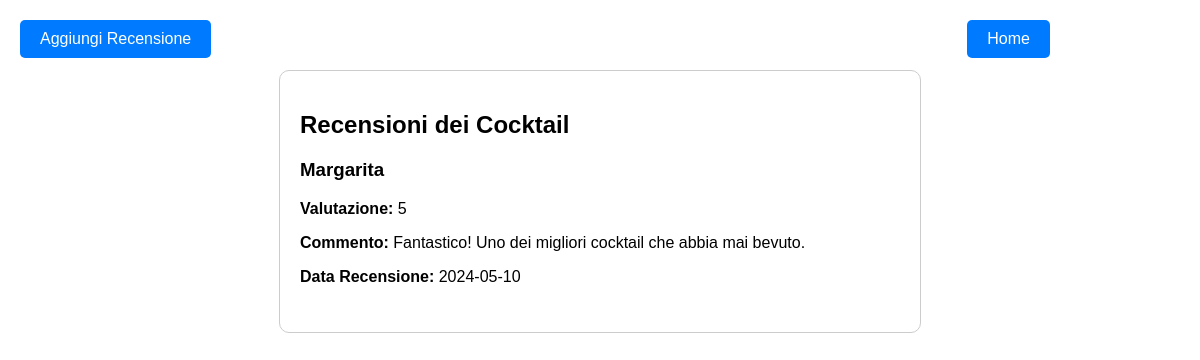
/visualizza_recensioni.php?cocktail_id=1 (signed in), run on the app's committed database.
### tables this page shows
CREATE TABLE `recensione` (
  `id` int(11) NOT NULL,
  `valutazione` int(11) NOT NULL,
  `commento` text DEFAULT NULL,
  `data_recensione` date NOT NULL,
  `id_cocktail` int(11) DEFAULT NULL,
  `id_utente` int(11) DEFAULT NULL
);

CREATE TABLE `cocktail` (
  `id` int(11) NOT NULL,
  `nome` varchar(100) NOT NULL,
  `descrizione` text DEFAULT NULL,
  `data_pubblicazione` date DEFAULT NULL,
  `immagine` varchar(255) DEFAULT NULL
);

### visualizza_recensioni.php (the view, shortened to what this page needs)
<!DOCTYPE html>
<html lang="it">
<head>
</head>
<body>
    <a href="index.php" class="home-link">Home</a>
    <a href="aggiungi_recensione.php?cocktail_id=<?php echo $cocktail_id; ?>" class="add-review-btn">Aggiungi Recensione</a>
    <div class="container">
        <h2>Recensioni dei Cocktail</h2>
        <?php
        $host = '127.0.0.1';
        $user = 'root';
        $pass = '';
        $dbName = 'DoYourCocktail';
        $conn = new mysqli($host, $user, $pass, $dbName);
        $cocktail_id = $_GET['cocktail_id'];
        $query = "SELECT c.nome AS nome_cocktail, r.valutazione, r.commento, r.data_recensione FROM recensione r JOIN cocktail c ON r.id_cocktail = c.id WHERE r.id_cocktail = $cocktail_id";
        $result = $conn->query($query);
        ?>
        <?php while ($row = $result->fetch_assoc()): ?>
            <div class="review">
                <h3><?php echo htmlspecialchars($row['nome_cocktail']); ?></h3>
                <p><strong>Valutazione:</strong> <?php echo htmlspecialchars($row['valutazione']); ?></p>
                <p><strong>Commento:</strong> <?php echo htmlspecialchars($row['commento']); ?></p>
                <p><strong>Data Recensione:</strong> <?php echo htmlspecialchars($row['data_recensione']); ?></p>
            </div>
        <?php endwhile; ?>
    </div>
</body>
</html>

### visualizza_recensioni.php (style rules this page uses)
body { font-family: Arial, sans-serif; margin: 0; padding: 0; }
.container { max-width: 600px; margin: 70px auto 20px auto; padding: 20px; border: 1px solid #ccc; border-radius: 10px; }
.review { margin-bottom: 20px; border-bottom: 1px solid #ccc; padding-bottom: 10px; }
.review:last-child { border-bottom: none; margin-bottom: 0; }
.review p { margin-top: 5px; }
.home-link { position: absolute; top: 20px; right: 150px; text-decoration: none; padding: 10px 20px; background-color: #007BFF; color: white; border-radius: 5px; }
.add-review-btn { position: fixed; top: 20px; left: 20px; display: block; padding: 10px 20px; background-color: #007BFF; color: white; border: none; border-radius: 5px; text-decoration: none; }

### data on the page
recensione: id_cocktail.nome "Margarita", valutazione "5", commento "Fantastico! Uno dei migliori cocktail che abbia mai bevuto.", data_recensione "2024-05-10"
